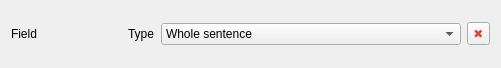
<?xml version="1.0" encoding="UTF-8"?>
<ui version="4.0">
 <class>Form</class>
 <widget class="QWidget" name="Form">
  <property name="geometry">
   <rect>
    <x>0</x>
    <y>0</y>
    <width>501</width>
    <height>68</height>
   </rect>
  </property>
  <property name="windowTitle">
   <string>Form</string>
  </property>
  <layout class="QHBoxLayout" name="horizontalLayout">
   <item>
    <widget class="QLabel" name="label_2">
     <property name="text">
      <string>Field</string>
     </property>
    </widget>
   </item>
   <item>
    <spacer name="horizontalSpacer">
     <property name="orientation">
      <enum>Qt::Horizontal</enum>
     </property>
     <property name="sizeHint" stdset="0">
      <size>
       <width>40</width>
       <height>20</height>
      </size>
     </property>
    </spacer>
   </item>
   <item>
    <widget class="QLabel" name="label">
     <property name="text">
      <string>Type</string>
     </property>
    </widget>
   </item>
   <item>
    <widget class="QComboBox" name="sentence_type_combo_box">
     <item>
      <property name="text">
       <string>Whole sentence</string>
      </property>
     </item>
     <item>
      <property name="text">
       <string>Word blanked out</string>
      </property>
     </item>
     <item>
      <property name="text">
       <string>Word removed</string>
      </property>
     </item>
     <item>
      <property name="text">
       <string>Word clozed (reuse cloze for all occurrences)</string>
      </property>
     </item>
     <item>
      <property name="text">
       <string>Word clozed (separate cloze for each occurrence)</string>
      </property>
     </item>
    </widget>
   </item>
   <item>
    <widget class="QPushButton" name="delete_button">
     <property name="styleSheet">
      <string notr="true">color: #E44236; font-weight: bold; padding: 2.5 5</string>
     </property>
     <property name="text">
      <string>✖</string>
     </property>
    </widget>
   </item>
  </layout>
 </widget>
 <resources/>
 <connections/>
</ui>
